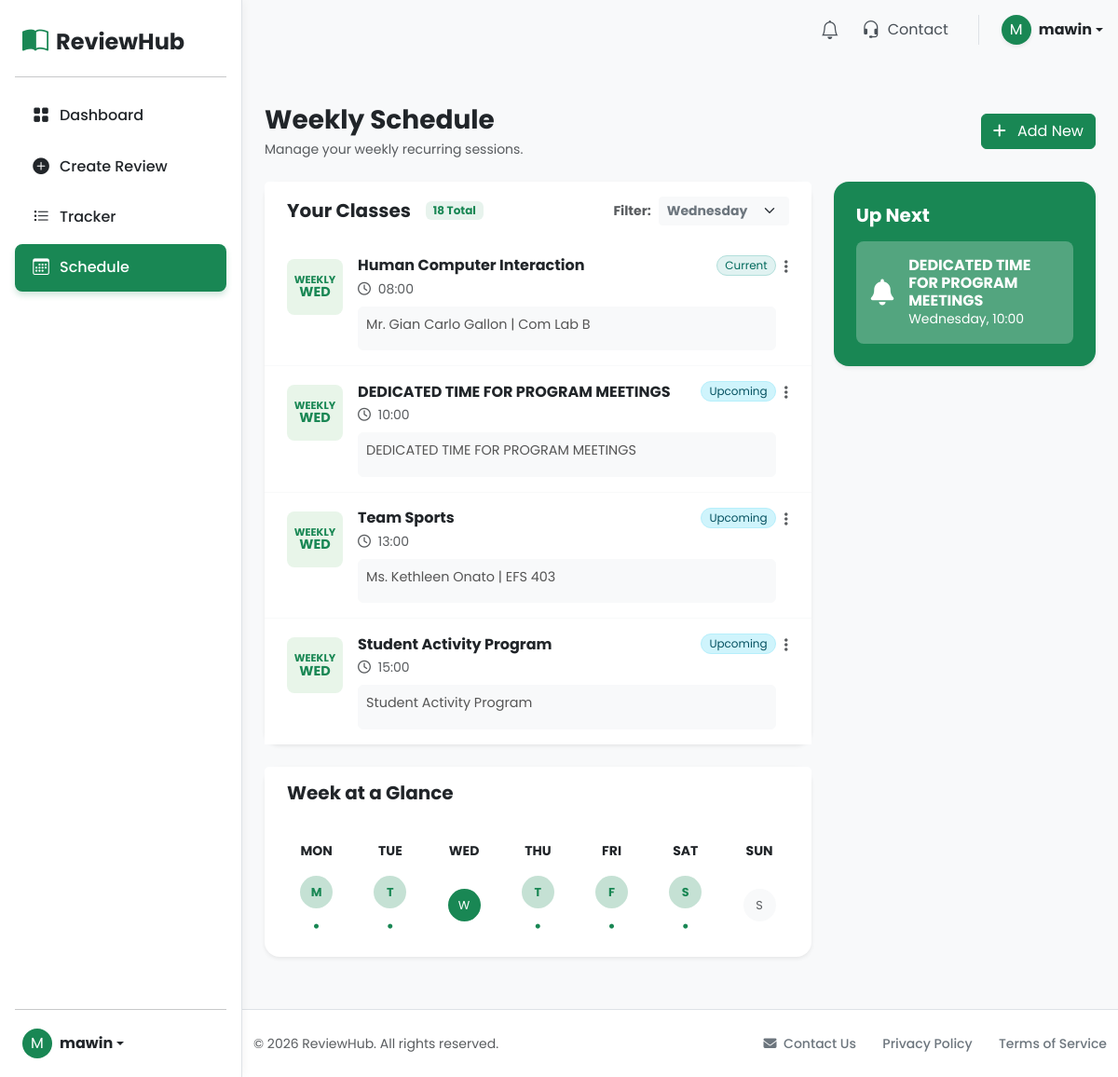
/src/schedule.php (signed in), run on the app's committed database.
### tables this page shows
CREATE TABLE schedules (
        id INTEGER PRIMARY KEY AUTOINCREMENT,
        user_id INTEGER NOT NULL,
        title TEXT NOT NULL,
        day TEXT NOT NULL,
        time TEXT NOT NULL,
        description TEXT,
        status TEXT DEFAULT "Upcoming",
        created_at DATETIME DEFAULT CURRENT_TIMESTAMP,
        FOREIGN KEY (user_id) REFERENCES users(id)
    );

### src/schedule.php (the view, shortened to what this page needs)
<?php
$db = get_db();
$user = $_SESSION['user'];
$user_id = $user['id'];
function renderScheduleHTML($schedules, $totalPages = 0, $currentPage = 1, $filterDay = 'All') {
    foreach ($schedules as $review) {
        $dayName = $review['day'] ?? 'Mon';
        $shortDay = substr($dayName, 0, 3);
        $statusClass = 'status-upcoming';
        switch(strtolower($review['status'])) {
            case 'current': $statusClass = 'status-current'; break;
        }
        $desc = htmlspecialchars($review['description'] ?? '');
        $title = htmlspecialchars($review['title']);
        $time = htmlspecialchars($review['time']);
        $day = htmlspecialchars($review['day']);
        $descSafe = htmlspecialchars($review['description'] ?? '', ENT_QUOTES);
        echo '
        <div class="list-group-item px-3 px-lg-4 py-3 border-light">
            <div class="d-flex align-items-start">
                <div class="date-box flex-shrink-0 me-3 mt-1">
                    <span>WEEKLY</span>
                    <span>'.strtoupper($shortDay).'</span>
                </div>
                <div class="flex-grow-1">
                    <div class="d-flex justify-content-between align-items-center mb-1">
                        <h6 class="mb-0 fw-bold text-dark">'.$title.'</h6>
                        <span class="badge rounded-pill fw-normal px-2 py-1 '.$statusClass.'" style="font-size: 0.75rem;">
                            '.htmlspecialchars($review['status']).'
                        </span>
                    </div>
                    <div class="text-muted small mb-2"><i class="far fa-clock me-1"></i> '.$time.'</div>';
                    if(!empty($review['description'])) {
                        echo '<div class="markdown-content bg-light p-2 rounded border border-light small" data-markdown="'.$desc.'"></div>';
                    }
        echo '  </div>
                <div class="dropdown ms-2">
                    <button class="btn btn-link text-muted p-0" data-bs-toggle="dropdown">
                        <i class="fas fa-ellipsis-v"></i>
                    </button>
                    <ul class="dropdown-menu dropdown-menu-end border-0 shadow">
                        <li>
                            <a href="#" class="dropdown-item"
                               data-bs-toggle="modal"
                               data-bs-target="#editScheduleModal"
                               data-id="'.$review['id'].'"
                               data-title="'.htmlspecialchars($title, ENT_QUOTES).'"
                               data-day="'.$day.'"
                               data-time="'.$time.'"
                               data-description="'.$descSafe.'">
                                <i class="fas fa-edit me-2 text-primary"></i> Edit
                            </a>
                        </li>
                        <li><hr class="dropdown-divider"></li>
                        <li>
                            <form method="POST" onsubmit="return confirm(\'Are you sure you want to delete this?\');">
                                <input type="hidden" name="action" value="delete_schedule">
                                <input type="hidden" name="schedule_id" value="'.$review['id'].'">
                                <button type="submit" class="dropdown-item text-danger">
                                    <i class="fas fa-trash-alt me-2"></i> Delete
                                </button>
                            </form>
                        </li>
                    </ul>
                </div>
            </div>
        </div>';
    }
}
$days_order = [
    'Monday' => 1, 'Tuesday' => 2, 'Wednesday' => 3, 'Thursday' => 4,
    'Friday' => 5, 'Saturday' => 6, 'Sunday' => 7
];
$all_result = $db->query("SELECT * FROM schedules WHERE user_id = $user_id");
$all_schedules = [];
if ($all_result) {
    while ($row = $all_result->fetchArray(SQLITE3_ASSOC)) {
        $all_schedules[] = $row;
    }
}
usort($all_schedules, function($a, $b) use ($days_order) {
    $da = $days_order[$a['day']] ?? 8;
    $db = $days_order[$b['day']] ?? 8;
    if ($da === $db) {
        return strcmp($a['time'], $b['time']);
    }
    return $da - $db;
});
calculateScheduleStatuses($all_schedules, $days_order);
$isAjax = isset($_GET['ajax_day']);
$filter_day = $isAjax ? $_GET['ajax_day'] : (isset($_GET['filter_day']) ? $_GET['filter_day'] : date('l'));
$limit = 5;
$page = isset($_GET['page']) && is_numeric($_GET['page']) ? (int)$_GET['page'] : 1;
$display_schedules = [];
$totalPages = 1;
if ($filter_day === 'All') {
    $totalRecords = count($all_schedules);
    $totalPages = ceil($totalRecords / $limit);
    if ($page > $totalPages && $totalPages > 0) $page = $totalPages;
    $offset = ($page - 1) * $limit;
    $display_schedules = array_slice($all_schedules, $offset, $limit);
} else {
    $display_schedules = array_filter($all_schedules, function($row) use ($filter_day) {
        return $row['day'] === $filter_day;
    });
}
$today_day = date('l');
$current_time = date('H:i');
$next_session = null;
foreach ($all_schedules as $sch) {
    if ($sch['day'] === $today_day && $sch['time'] > $current_time) {
        $next_session = $sch;
        break;
    }
}
?>
<!DOCTYPE html>
<html lang="en">
<head>
    <link href="https://cdn.jsdelivr.net/npm/bootstrap@5.3.0/dist/css/bootstrap.min.css" rel="stylesheet">
    <link rel="stylesheet" href="https://cdnjs.cloudflare.com/ajax/libs/font-awesome/6.4.0/css/all.min.css">
    <link rel="stylesheet" href="../styles/schedule.css">
    <link rel="stylesheet" href="../styles/nav.css">
</head>
<body>
<?php require_once "header.php"; ?>
<?php include 'nav.php'; ?>
<main class="main-content">
    <div class="container-xl p-3 p-lg-4">
        <div class="d-flex justify-content-between align-items-center mb-3 mb-lg-4">
            <div>
                <h2 class="fw-bold text-dark mb-1 fs-3 fs-lg-2">Weekly Schedule</h2>
                <p class="text-muted mb-0 small">Manage your weekly recurring sessions.</p>
            </div>
            <button class="btn btn-success d-none d-md-block" data-bs-toggle="modal" data-bs-target="#addScheduleModal">
                <i class="fas fa-plus me-2"></i> Add New
            </button>
        </div>
        <div class="row g-3 g-lg-4">
            <div class="col-lg-8">
                <div class="card border-0 shadow-sm rounded-4 mb-4">
                    <div class="card-header bg-white border-0 py-3 px-3 px-lg-4 d-flex justify-content-between align-items-center flex-wrap gap-2">
                        <div class="d-flex align-items-center gap-3">
                            <h5 class="fw-bold mb-0">Your Classes</h5>
                            <span class="badge bg-success bg-opacity-10 text-success"><?= count($all_schedules) ?> Total</span>
                        </div>
                        <div class="d-flex align-items-center">
                            <label for="dayFilter" class="me-2 small fw-bold text-muted">Filter:</label>
                            <select id="dayFilter" class="form-select form-select-sm border-light bg-light fw-bold text-secondary" style="width: 140px;">
                                <?php
                                $days_list = ['Monday', 'Tuesday', 'Wednesday', 'Thursday', 'Friday', 'Saturday', 'Sunday'];
                                foreach($days_list as $d_opt):
                                    $selected = ($d_opt === $filter_day) ? 'selected' : '';
                                ?>
                                    <option value="<?= $d_opt ?>" <?= $selected ?>><?= $d_opt ?></option>
                                <?php endforeach; ?>
                            </select>
                        </div>
                    </div>
                    <div class="card-body p-0">
                        <div class="list-group list-group-flush" id="scheduleList">
                            <?php renderScheduleHTML($display_schedules, $totalPages, $page, $filter_day); ?>
                        </div>
                    </div>
                </div>
                <div class="card border-0 shadow-sm rounded-4">
                    <div class="card-header bg-white border-0 py-3 px-3 px-lg-4">
                        <h5 class="fw-bold mb-0">Week at a Glance</h5>
                    </div>
                    <div class="card-body">
                        <div class="table-responsive">
                            <table class="table table-borderless text-center align-middle mb-0">
                                <thead class="text-muted small text-uppercase">
                                    <tr>
                                        <th>Mon</th><th>Tue</th><th>Wed</th><th>Thu</th><th>Fri</th><th>Sat</th><th>Sun</th>
                                    </tr>
                                </thead>
                                <tbody>
                                    <tr>
                                        <?php
                                        $days_map = ['Monday', 'Tuesday', 'Wednesday', 'Thursday', 'Friday', 'Saturday', 'Sunday'];
                                        foreach($days_map as $d):
                                            $isToday = ($d === date('l'));
                                            $hasEvent = false;
                                            foreach($all_schedules as $s) {
                                                if(($s['day'] ?? '') === $d) {
                                                    $hasEvent = true;
                                                    break;
                                                }
                                            }
                                            $bgClass = $isToday ? 'bg-success text-white' : ($hasEvent ? 'bg-success bg-opacity-25 text-success fw-bold' : 'text-muted bg-light');
                                            $dShort = substr($d, 0, 1);
                                        ?>
                                            <td>
                                                <div class="d-inline-flex align-items-center justify-content-center rounded-circle <?= $bgClass ?>" style="width: 35px; height: 35px; font-size: 0.8rem;">
                                                    <?= $dShort ?>
                                                </div>
                                                <?php if($hasEvent && !$isToday): ?>
                                                    <div class="mt-1"><i class="fas fa-circle text-success" style="font-size: 5px;"></i></div>
                                                <?php endif; ?>
                                            </td>
                                        <?php endforeach; ?>
                                    </tr>
                                </tbody>
                            </table>
                        </div>
                    </div>
                </div>
            </div>
            <div class="col-lg-4 d-flex flex-column gap-3 gap-lg-4">
                <div class="d-none d-lg-block">
                    <?php if ($next_session): ?>
                    <div class="card border-0 shadow-sm rounded-4 bg-success text-white">
                        <div class="card-body p-4">
                            <h5 class="fw-bold mb-1">Up Next</h5>
                            <div class="d-flex align-items-center bg-white bg-opacity-25 p-3 rounded-3 mt-3">
                                <i class="fas fa-bell fs-3 me-3"></i>
                                <div>
                                    <h6 class="mb-0 fw-bold"><?= htmlspecialchars($next_session['title']) ?></h6>
                                    <small class="d-block"><?= htmlspecialchars($next_session['day']) ?>, <?= htmlspecialchars($next_session['time']) ?></small>
                                </div>
                            </div>
                        </div>
                    </div>
                    <?php endif; ?>
                </div>
            </div>
        </div>
    </div>
</main>
<?php include "footer.php"; ?>
</body>
</html>

### styles/schedule.css (style rules this page uses)
:root { --primary-color: #198754; --bg-light: #f8f9fa; }
body { font-family: 'Poppins', sans-serif; background-color: var(--bg-light); overflow-x: hidden; }
.main-content { flex-grow: 1; padding-bottom: 80px; }
.date-box { background-color: #e8f5e9; color: var(--primary-color); border-radius: 8px; width: 60px; height: 60px; display: flex; flex-direction: column; align-items: center; justify-content: center; font-weight: bold; line-height: 1.1; }
.date-box span:first-child { font-size: 0.7rem; text-transform: uppercase; }
.date-box span:last-child { font-size: 0.9rem; font-weight: 700; }
.markdown-content { font-size: 0.9rem; color: #555; }
.status-upcoming { background-color: #cff4fc; color: #055160; border: 1px solid #b6effb; }
.status-current { background-color: #e0f2f1; color: #00695c; border: 1px solid #b2dfdb; }
@media (min-width: 992px) { .main-content { padding-bottom: 2rem; } }

### styles/nav.css (style rules this page uses)
@media (min-width: 992px) { body { padding-left: 260px; } }
body { background-color: #f8f9fa; min-height: 100vh; }

### data on the page
schedules: day "WED", title "Human Computer Interaction", status "Current", time "08:00"
schedules: day "WED", title "DEDICATED TIME FOR PROGRAM MEETINGS", status "Upcoming", time "10:00", day "Wednesday"
schedules: day "WED", title "Team Sports", status "Upcoming", time "13:00"
schedules: day "WED", title "Student Activity Program", status "Upcoming", time "15:00"
schedules: dShort "M"
schedules: dShort "T"
schedules: dShort "T"
schedules: dShort "F"
schedules: dShort "S"

### other printed values
substr($user['username'], 0, 1) "M"
$user['username'] "mawin"
count($all_schedules) "18"
$dShort "W"
$dShort "S"
form field value "Wednesday"
